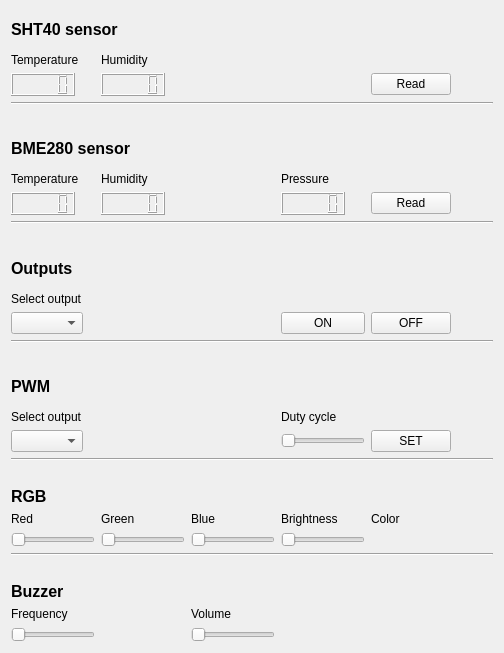
          <widget class="QWidget" name="scrollAreaWidgetContents">
           <property name="geometry">
            <rect>
             <x>0</x>
             <y>0</y>
             <width>504</width>
             <height>653</height>
            </rect>
           </property>
           <layout class="QGridLayout" name="gridLayout_6">
            <item row="13" column="4">
             <widget class="QPushButton" name="output_off_button">
              <property name="text">
               <string>OFF</string>
              </property>
             </widget>
            </item>
            <item row="14" column="0" colspan="6">
             <widget class="Line" name="line_7">
              <property name="orientation">
               <enum>Qt::Orientation::Horizontal</enum>
              </property>
             </widget>
            </item>
            <item row="11" column="0">
             <widget class="QLabel" name="outputs_label">
              <property name="font">
               <font>
                <pointsize>12</pointsize>
                <bold>true</bold>
               </font>
              </property>
              <property name="text">
               <string>Outputs</string>
              </property>
             </widget>
            </item>
            <item row="27" column="2">
             <widget class="QLabel" name="volume_label">
              <property name="sizePolicy">
               <sizepolicy hsizetype="Fixed" vsizetype="Fixed">
                <horstretch>0</horstretch>
                <verstretch>0</verstretch>
               </sizepolicy>
              </property>
              <property name="text">
               <string>Volume</string>
              </property>
             </widget>
            </item>
            <item row="18" column="4">
             <widget class="QPushButton" name="set_pwm_button">
              <property name="text">
               <string>SET</string>
              </property>
             </widget>
            </item>
            <item row="17" column="3">
             <widget class="QLabel" name="duty_cycle_label">
              <property name="sizePolicy">
               <sizepolicy hsizetype="Fixed" vsizetype="Fixed">
                <horstretch>0</horstretch>
                <verstretch>0</verstretch>
               </sizepolicy>
              </property>
              <property name="text">
               <string>Duty cycle</string>
              </property>
             </widget>
            </item>
            <item row="21" column="0">
             <widget class="QLabel" name="rgb_label">
              <property name="sizePolicy">
               <sizepolicy hsizetype="Fixed" vsizetype="Fixed">
                <horstretch>0</horstretch>
                <verstretch>0</verstretch>
               </sizepolicy>
              </property>
              <property name="font">
               <font>
                <pointsize>12</pointsize>
                <bold>true</bold>
               </font>
              </property>
              <property name="text">
               <string>RGB</string>
              </property>
             </widget>
            </item>
            <item row="2" column="4">
             <widget class="QPushButton" name="read_sht_button">
              <property name="text">
               <string>Read</string>
              </property>
             </widget>
            </item>
            <item row="18" column="3">
             <widget class="QSlider" name="set_duty_cycle_slider">
              <property name="sizePolicy">
               <sizepolicy hsizetype="Fixed" vsizetype="Fixed">
                <horstretch>0</horstretch>
                <verstretch>0</verstretch>
               </sizepolicy>
              </property>
              <property name="orientation">
               <enum>Qt::Orientation::Horizontal</enum>
              </property>
             </widget>
            </item>
            <item row="13" column="0">
             <widget class="QComboBox" name="select_output_box">
              <property name="sizePolicy">
               <sizepolicy hsizetype="Fixed" vsizetype="Fixed">
                <horstretch>0</horstretch>
                <verstretch>0</verstretch>
               </sizepolicy>
              </property>
             </widget>
            </item>
            <item row="15" column="0" colspan="6">
             <spacer name="horizontalSpacer_9">
              <property name="orientation">
               <enum>Qt::Orientation::Horizontal</enum>
              </property>
              <property name="sizeHint" stdset="0">
               <size>
                <width>526</width>
                <height>20</height>
               </size>
              </property>
             </spacer>
            </item>
            <item row="7" column="0">
             <widget class="QLCDNumber" name="bme_temperature">
              <property name="sizePolicy">
               <sizepolicy hsizetype="Fixed" vsizetype="Fixed">
                <horstretch>0</horstretch>
                <verstretch>0</verstretch>
               </sizepolicy>
              </property>
             </widget>
            </item>
            <item row="1" column="1" colspan="2">
             <widget class="QLabel" name="sht_humidity_label">
              <property name="sizePolicy">
               <sizepolicy hsizetype="Fixed" vsizetype="Fixed">
                <horstretch>0</horstretch>
                <verstretch>0</verstretch>
               </sizepolicy>
              </property>
              <property name="text">
               <string>Humidity</string>
              </property>
             </widget>
            </item>
            <item row="25" column="0" colspan="6">
             <spacer name="horizontalSpacer_11">
              <property name="orientation">
               <enum>Qt::Orientation::Horizontal</enum>
              </property>
              <property name="sizeHint" stdset="0">
               <size>
                <width>476</width>
                <height>20</height>
               </size>
              </property>
             </spacer>
            </item>
            <item row="9" column="0" colspan="6">
             <widget class="Line" name="line_6">
              <property name="orientation">
               <enum>Qt::Orientation::Horizontal</enum>
              </property>
             </widget>
            </item>
            <item row="23" column="4">
             <widget class="QLabel" name="current_color">
              <property name="text">
               <string/>
              </property>
             </widget>
            </item>
            <item row="6" column="1">
             <widget class="QLabel" name="bme_humidity_label">
              <property name="sizePolicy">
               <sizepolicy hsizetype="Fixed" vsizetype="Fixed">
                <horstretch>0</horstretch>
                <verstretch>0</verstretch>
               </sizepolicy>
              </property>
              <property name="text">
               <string>Humidity</string>
              </property>
             </widget>
            </item>
            <item row="22" column="0">
             <widget class="QLabel" name="red_label">
              <property name="sizePolicy">
               <sizepolicy hsizetype="Fixed" vsizetype="Fixed">
                <horstretch>0</horstretch>
                <verstretch>0</verstretch>
               </sizepolicy>
              </property>
              <property name="text">
               <string>Red</string>
              </property>
             </widget>
            </item>
            <item row="22" column="1">
             <widget class="QLabel" name="green_label">
              <property name="sizePolicy">
               <sizepolicy hsizetype="Fixed" vsizetype="Fixed">
                <horstretch>0</horstretch>
                <verstretch>0</verstretch>
               </sizepolicy>
              </property>
              <property name="text">
               <string>Green</string>
              </property>
             </widget>
            </item>
            <item row="12" column="0">
             <widget class="QLabel" name="output_select_label">
              <property name="sizePolicy">
               <sizepolicy hsizetype="Fixed" vsizetype="Fixed">
                <horstretch>0</horstretch>
                <verstretch>0</verstretch>
               </sizepolicy>
              </property>
              <property name="text">
               <string>Select output</string>
              </property>
             </widget>
            </item>
            <item row="19" column="0" colspan="6">
             <widget class="Line" name="line_8">
              <property name="orientation">
               <enum>Qt::Orientation::Horizontal</enum>
              </property>
             </widget>
            </item>
            <item row="18" column="0">
             <widget class="QComboBox" name="select_pwm_box">
              <property name="sizePolicy">
               <sizepolicy hsizetype="Fixed" vsizetype="Fixed">
                <horstretch>0</horstretch>
                <verstretch>0</verstretch>
               </sizepolicy>
              </property>
             </widget>
            </item>
            <item row="28" column="2">
             <widget class="QSlider" name="set_volume_slider">
              <property name="sizePolicy">
               <sizepolicy hsizetype="Fixed" vsizetype="Fixed">
                <horstretch>0</horstretch>
                <verstretch>0</verstretch>
               </sizepolicy>
              </property>
              <property name="orientation">
               <enum>Qt::Orientation::Horizontal</enum>
              </property>
             </widget>
            </item>
            <item row="3" column="0" colspan="6">
             <widget class="Line" name="line_2">
              <property name="orientation">
               <enum>Qt::Orientation::Horizontal</enum>
              </property>
             </widget>
            </item>
            <item row="10" column="0" colspan="6">
             <spacer name="horizontalSpacer_2">
              <property name="orientation">
               <enum>Qt::Orientation::Horizontal</enum>
              </property>
              <property name="sizeHint" stdset="0">
               <size>
                <width>337</width>
                <height>20</height>
               </size>
              </property>
             </spacer>
            </item>
            <item row="27" column="0">
             <widget class="QLabel" name="frequency_label">
              <property name="sizePolicy">
               <sizepolicy hsizetype="Fixed" vsizetype="Fixed">
                <horstretch>0</horstretch>
                <verstretch>0</verstretch>
               </sizepolicy>
              </property>
              <property name="text">
               <string>Frequency</string>
              </property>
             </widget>
            </item>
            <item row="5" column="0" colspan="2">
             <widget class="QLabel" name="bme_label">
              <property name="font">
               <font>
                <pointsize>12</pointsize>
                <bold>true</bold>
               </font>
              </property>
              <property name="text">
               <string>BME280 sensor</string>
              </property>
             </widget>
            </item>
            <item row="6" column="0">
             <widget class="QLabel" name="bme_temperature_label">
              <property name="sizePolicy">
               <sizepolicy hsizetype="Fixed" vsizetype="Fixed">
                <horstretch>0</horstretch>
                <verstretch>0</verstretch>
               </sizepolicy>
              </property>
              <property name="text">
               <string>Temperature</string>
              </property>
             </widget>
            </item>
            <item row="2" column="0">
             <widget class="QLCDNumber" name="sht_temperature">
              <property name="sizePolicy">
               <sizepolicy hsizetype="Fixed" vsizetype="Fixed">
                <horstretch>0</horstretch>
                <verstretch>0</verstretch>
               </sizepolicy>
              </property>
              <property name="styleSheet">
               <string notr="true"/>
              </property>
             </widget>
            </item>
            <item row="23" column="0">
             <widget class="QSlider" name="set_red_slider">
              <property name="sizePolicy">
               <sizepolicy hsizetype="Fixed" vsizetype="Fixed">
                <horstretch>0</horstretch>
                <verstretch>0</verstretch>
               </sizepolicy>
              </property>
              <property name="orientation">
               <enum>Qt::Orientation::Horizontal</enum>
              </property>
             </widget>
            </item>
            <item row="28" column="0">
             <widget class="QSlider" name="set_frequency_slider">
              <property name="sizePolicy">
               <sizepolicy hsizetype="Fixed" vsizetype="Fixed">
                <horstretch>0</horstretch>
                <verstretch>0</verstretch>
               </sizepolicy>
              </property>
              <property name="orientation">
               <enum>Qt::Orientation::Horizontal</enum>
              </property>
             </widget>
            </item>
            <item row="23" column="2">
             <widget class="QSlider" name="set_blue_slider">
              <property name="sizePolicy">
               <sizepolicy hsizetype="Fixed" vsizetype="Fixed">
                <horstretch>0</horstretch>
                <verstretch>0</verstretch>
               </sizepolicy>
              </property>
              <property name="orientation">
               <enum>Qt::Orientation::Horizontal</enum>
              </property>
             </widget>
            </item>
            <item row="2" column="1" colspan="2">
             <widget class="QLCDNumber" name="sht_humidity">
              <property name="sizePolicy">
               <sizepolicy hsizetype="Fixed" vsizetype="Fixed">
                <horstretch>0</horstretch>
                <verstretch>0</verstretch>
               </sizepolicy>
              </property>
             </widget>
            </item>
            <item row="23" column="1">
             <widget class="QSlider" name="set_green_slider">
              <property name="sizePolicy">
               <sizepolicy hsizetype="Fixed" vsizetype="Fixed">
                <horstretch>0</horstretch>
                <verstretch>0</verstretch>
               </sizepolicy>
              </property>
              <property name="orientation">
               <enum>Qt::Orientation::Horizontal</enum>
              </property>
             </widget>
            </item>
            <item row="17" column="0">
             <widget class="QLabel" name="pwm_select_label">
              <property name="text">
               <string>Select output</string>
              </property>
             </widget>
            </item>
            <item row="24" column="0" colspan="6">
             <widget class="Line" name="line_9">
              <property name="orientation">
               <enum>Qt::Orientation::Horizontal</enum>
              </property>
             </widget>
            </item>
            <item row="13" column="3">
             <widget class="QPushButton" name="output_on_button">
              <property name="text">
               <string>ON</string>
              </property>
             </widget>
            </item>
            <item row="20" column="0" colspan="6">
             <spacer name="horizontalSpacer_10">
              <property name="orientation">
               <enum>Qt::Orientation::Horizontal</enum>
              </property>
              <property name="sizeHint" stdset="0">
               <size>
                <width>526</width>
                <height>20</height>
               </size>
              </property>
             </spacer>
            </item>
            <item row="22" column="2">
             <widget class="QLabel" name="blue_label">
              <property name="sizePolicy">
               <sizepolicy hsizetype="Fixed" vsizetype="Fixed">
                <horstretch>0</horstretch>
                <verstretch>0</verstretch>
               </sizepolicy>
              </property>
              <property name="text">
               <string>Blue</string>
              </property>
             </widget>
            </item>
            <item row="22" column="4">
             <widget class="QLabel" name="color_label">
              <property name="sizePolicy">
               <sizepolicy hsizetype="Fixed" vsizetype="Fixed">
                <horstretch>0</horstretch>
                <verstretch>0</verstretch>
               </sizepolicy>
              </property>
              <property name="text">
               <string>Color</string>
              </property>
             </widget>
            </item>
            <item row="16" column="0">
             <widget class="QLabel" name="pwm_label">
              <property name="font">
               <font>
                <pointsize>12</pointsize>
                <bold>true</bold>
               </font>
              </property>
              <property name="text">
               <string>PWM</string>
              </property>
             </widget>
            </item>
            <item row="0" column="0" colspan="2">
             <widget class="QLabel" name="sht_label">
              <property name="font">
               <font>
                <pointsize>12</pointsize>
                <bold>true</bold>
               </font>
              </property>
              <property name="text">
               <string>SHT40 sensor</string>
              </property>
             </widget>
            </item>
            <item row="6" column="3">
             <widget class="QLabel" name="bme_pressure_label">
              <property name="sizePolicy">
               <sizepolicy hsizetype="Fixed" vsizetype="Fixed">
                <horstretch>0</horstretch>
                <verstretch>0</verstretch>
               </sizepolicy>
              </property>
              <property name="text">
               <string>Pressure</string>
              </property>
             </widget>
            </item>
            <item row="26" column="0">
             <widget class="QLabel" name="buzzer_label">
              <property name="sizePolicy">
               <sizepolicy hsizetype="Fixed" vsizetype="Fixed">
                <horstretch>0</horstretch>
                <verstretch>0</verstretch>
               </sizepolicy>
              </property>
              <property name="font">
               <font>
                <pointsize>12</pointsize>
                <bold>true</bold>
               </font>
              </property>
              <property name="text">
               <string>Buzzer</string>
              </property>
             </widget>
            </item>
            <item row="23" column="3">
             <widget class="QSlider" name="set_brightness_slider">
              <property name="sizePolicy">
               <sizepolicy hsizetype="Fixed" vsizetype="Fixed">
                <horstretch>0</horstretch>
                <verstretch>0</verstretch>
               </sizepolicy>
              </property>
              <property name="orientation">
               <enum>Qt::Orientation::Horizontal</enum>
              </property>
             </widget>
            </item>
            <item row="7" column="4">
             <widget class="QPushButton" name="read_bme_button">
              <property name="text">
               <string>Read</string>
              </property>
             </widget>
            </item>
            <item row="22" column="3">
             <widget class="QLabel" name="brightness_label">
              <property name="sizePolicy">
               <sizepolicy hsizetype="Fixed" vsizetype="Fixed">
                <horstretch>0</horstretch>
                <verstretch>0</verstretch>
               </sizepolicy>
              </property>
              <property name="text">
               <string>Brightness</string>
              </property>
             </widget>
            </item>
            <item row="4" column="0" colspan="6">
             <spacer name="horizontalSpacer">
              <property name="orientation">
               <enum>Qt::Orientation::Horizontal</enum>
              </property>
              <property name="sizeHint" stdset="0">
               <size>
                <width>520</width>
                <height>20</height>
               </size>
              </property>
             </spacer>
            </item>
            <item row="7" column="1" colspan="2">
             <widget class="QLCDNumber" name="bme_humidity">
              <property name="sizePolicy">
               <sizepolicy hsizetype="Fixed" vsizetype="Fixed">
                <horstretch>0</horstretch>
                <verstretch>0</verstretch>
               </sizepolicy>
              </property>
             </widget>
            </item>
            <item row="1" column="0">
             <widget class="QLabel" name="sht_temperature_label">
              <property name="sizePolicy">
               <sizepolicy hsizetype="Fixed" vsizetype="Fixed">
                <horstretch>0</horstretch>
                <verstretch>0</verstretch>
               </sizepolicy>
              </property>
              <property name="text">
               <string>Temperature</string>
              </property>
             </widget>
            </item>
            <item row="7" column="3">
             <widget class="QLCDNumber" name="bme_pressure">
              <property name="sizePolicy">
               <sizepolicy hsizetype="Fixed" vsizetype="Fixed">
                <horstretch>0</horstretch>
                <verstretch>0</verstretch>
               </sizepolicy>
              </property>
             </widget>
            </item>
           </layout>
          </widget>
